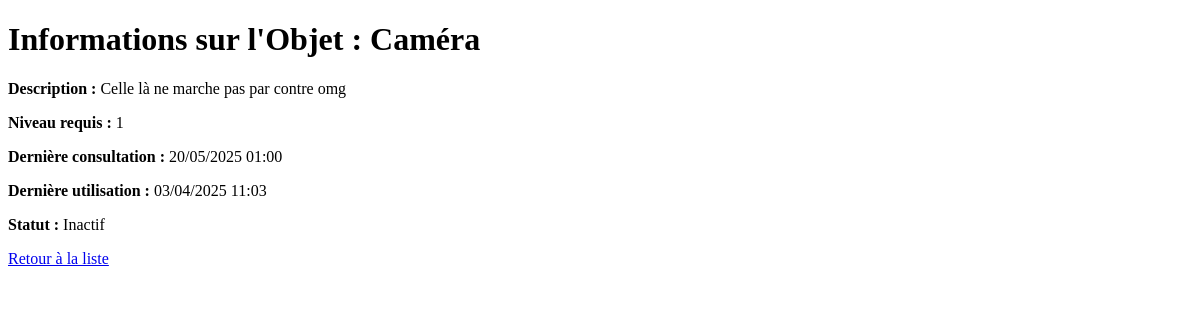
/objets_connectes/info/2/ (signed in), run on an earlier commit of the app's database.
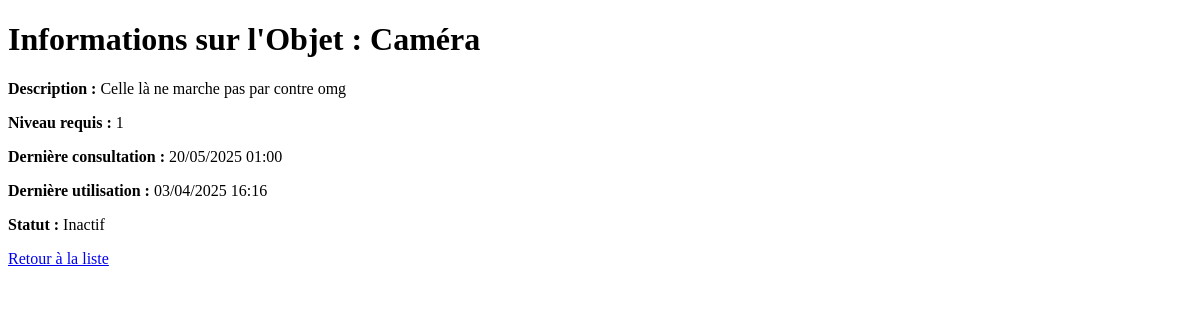
And on a later commit of the database.
### objets_connectes/models.py (models this page shows, shortened)
class ObjetConnecte(models.Model):
    id = models.AutoField(primary_key=True)
    nom = models.CharField(max_length=100)  # Nom de l'objet
    description = models.TextField(blank=True, null=True)  # Description de l'objet
    niveau_requis = models.PositiveIntegerField(default=1)  # Niveau requis pour modifier l'objet
    actif = models.BooleanField(default=False)  # Statut actif/inactif
    derniere_consultation = models.DateTimeField(blank=True, null=True)  # Dernière consultation
    derniere_utilisation = models.DateTimeField(blank=True, null=True)  # Dernière utilisation
    def consulter(self):
        self.derniere_consultation = now()
        self.save()

### objets_connectes/views.py (the view)
# urls.py: path("info/<int:objet_id>/", info_objet, name="info_objet"),  # Nouvelle route pour "Info"
@login_required
def info_objet(request, objet_id):
    objet = get_object_or_404(ObjetConnecte, id=objet_id)
    objet.consulter()  # Met à jour la date de dernière consultation
    return render(request, "objets_connectes/info_objet.html", {"objet": objet})

### objets_connectes/templates/objets_connectes/info_objet.html (shortened to what this page needs)
<!DOCTYPE html>
<html lang="fr">
<head>
</head>
<body>
    <h1>Informations sur l'Objet : {{ objet.nom }}</h1>
    <p><strong>Description :</strong> {{ objet.description }}</p>
    <p><strong>Niveau requis :</strong> {{ objet.niveau_requis }}</p>
    <p><strong>Dernière consultation :</strong> {{ objet.derniere_consultation|date:"d/m/Y H:i" }}</p>
    <p><strong>Dernière utilisation :</strong> {{ objet.derniere_utilisation|date:"d/m/Y H:i" }}</p>
    <p><strong>Statut :</strong> {% if objet.actif %} Actif {% else %} Inactif {% endif %}</p>
    <a href="{% url 'liste_objets' %}">Retour à la liste</a>
</body>
</html>

What changed in the data, as far as the page shows it:
changed ObjetConnecte "Caméra": derniere_utilisation "03/04/2025 11:03" → "03/04/2025 16:16"
